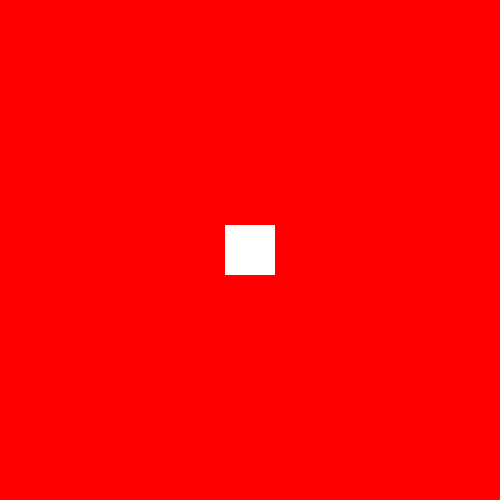
Frame 1 (no input)
Frame 60 (the mouse pressed at the canvas centre just before this capture): identical to frame 1, image omitted
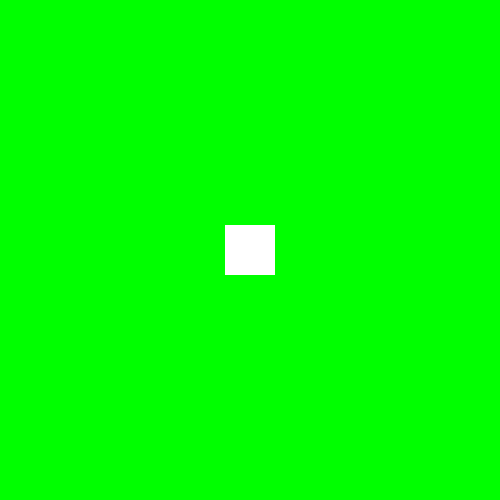
Frame 120 (the mouse held since frame 60 and released just before this capture)

The Processing sketch that drew these frames (run headless with seeded random() and noise(); from frame 60 on, the mouse is pressed at the canvas centre):

// Processing sketch: ex08_pde
// ── ex08_pde.pde
color fundo;

void setup(){
  size(500, 500);
  noStroke();
  fundo = color(255, 0, 0);
}

void draw(){
  background(fundo);
  square(width/2 - 25, height/2 - 25, 50);
  
  if (mouseX >= width/2 - 25 && mouseX <= width/2 + 25 && mouseY >= height/2 - 25 && mouseY <= height/2 + 25) {
    fundo = color(0, 255, 0); 
  }
  else if (mouseX >= width/2 - 55 && mouseX <= width/2 + 55 && mouseY >= height/2 - 55 && mouseY <= height/2 + 55){
    fundo = color(255, 255, 0); 
  }
  else{
    fundo = color(255, 0, 0); 
  }
}
